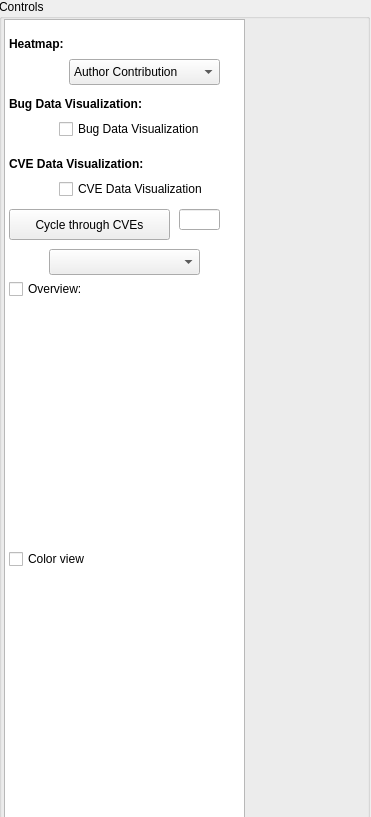
<?xml version="1.0" encoding="UTF-8"?>
<ui version="4.0">
 <class>Form</class>
 <widget class="QWidget" name="Form">
  <property name="geometry">
   <rect>
    <x>0</x>
    <y>0</y>
    <width>371</width>
    <height>817</height>
   </rect>
  </property>
  <property name="windowTitle">
   <string>Form</string>
  </property>
  <widget class="QWidget" name="horizontalLayoutWidget">
   <property name="geometry">
    <rect>
     <x>-1</x>
     <y>-1</y>
     <width>371</width>
     <height>821</height>
    </rect>
   </property>
   <layout class="QHBoxLayout" name="horizontalLayout">
    <item>
     <widget class="QGroupBox" name="groupBox">
      <property name="title">
       <string>Controls</string>
      </property>
      <widget class="QListView" name="listView">
       <property name="geometry">
        <rect>
         <x>5</x>
         <y>20</y>
         <width>241</width>
         <height>801</height>
        </rect>
       </property>
      </widget>
      <widget class="QComboBox" name="heatMap">
       <property name="geometry">
        <rect>
         <x>70</x>
         <y>60</y>
         <width>151</width>
         <height>26</height>
        </rect>
       </property>
       <item>
        <property name="text">
         <string>Author Contribution</string>
        </property>
       </item>
       <item>
        <property name="text">
         <string>countdeclmethodall</string>
        </property>
       </item>
       <item>
        <property name="text">
         <string>countdeclmethodprivate</string>
        </property>
       </item>
       <item>
        <property name="text">
         <string>countdeclmethodpublic</string>
        </property>
       </item>
       <item>
        <property name="text">
         <string>countdeclfunction</string>
        </property>
       </item>
       <item>
        <property name="text">
         <string>countlinecodeexe</string>
        </property>
       </item>
       <item>
        <property name="text">
         <string>countlinecomment</string>
        </property>
       </item>
       <item>
        <property name="text">
         <string>countlinecode</string>
        </property>
       </item>
       <item>
        <property name="text">
         <string>ratiocommenttocode</string>
        </property>
       </item>
       <item>
        <property name="text">
         <string>sumcyclomatic</string>
        </property>
       </item>
       <item>
        <property name="text">
         <string>CVE data vulnerabilities</string>
        </property>
       </item>
       <item>
        <property name="text">
         <string>Release dat</string>
        </property>
       </item>
      </widget>
      <widget class="QLabel" name="label_9">
       <property name="geometry">
        <rect>
         <x>10</x>
         <y>30</y>
         <width>61</width>
         <height>31</height>
        </rect>
       </property>
       <property name="text">
        <string>&lt;html&gt;&lt;head/&gt;&lt;body&gt;&lt;p&gt;&lt;span style=&quot; font-weight:600;&quot;&gt;Heatmap:&lt;/span&gt;&lt;/p&gt;&lt;/body&gt;&lt;/html&gt;</string>
       </property>
      </widget>
      <widget class="QCheckBox" name="Bugdata">
       <property name="geometry">
        <rect>
         <x>60</x>
         <y>120</y>
         <width>171</width>
         <height>20</height>
        </rect>
       </property>
       <property name="text">
        <string>Bug Data Visualization </string>
       </property>
      </widget>
      <widget class="QLabel" name="label_10">
       <property name="geometry">
        <rect>
         <x>10</x>
         <y>90</y>
         <width>171</width>
         <height>31</height>
        </rect>
       </property>
       <property name="text">
        <string>&lt;html&gt;&lt;head/&gt;&lt;body&gt;&lt;p&gt;&lt;span style=&quot; font-weight:600;&quot;&gt;Bug Data Visualization:&lt;/span&gt;&lt;/p&gt;&lt;/body&gt;&lt;/html&gt;</string>
       </property>
      </widget>
      <widget class="QCheckBox" name="CVEdata">
       <property name="geometry">
        <rect>
         <x>60</x>
         <y>180</y>
         <width>171</width>
         <height>20</height>
        </rect>
       </property>
       <property name="text">
        <string>CVE Data Visualization </string>
       </property>
      </widget>
      <widget class="QLabel" name="label_11">
       <property name="geometry">
        <rect>
         <x>10</x>
         <y>150</y>
         <width>171</width>
         <height>31</height>
        </rect>
       </property>
       <property name="text">
        <string>&lt;html&gt;&lt;head/&gt;&lt;body&gt;&lt;p&gt;&lt;span style=&quot; font-weight:600;&quot;&gt;CVE Data Visualization:&lt;/span&gt;&lt;/p&gt;&lt;/body&gt;&lt;/html&gt;</string>
       </property>
      </widget>
      <widget class="QPushButton" name="pushButton">
       <property name="geometry">
        <rect>
         <x>10</x>
         <y>210</y>
         <width>161</width>
         <height>31</height>
        </rect>
       </property>
       <property name="text">
        <string>Cycle through CVEs</string>
       </property>
      </widget>
      <widget class="QComboBox" name="CVEdataDropdown">
       <property name="geometry">
        <rect>
         <x>50</x>
         <y>250</y>
         <width>151</width>
         <height>26</height>
        </rect>
       </property>
      </widget>
      <widget class="QWidget" name="verticalLayoutWidget">
       <property name="geometry">
        <rect>
         <x>10</x>
         <y>300</y>
         <width>231</width>
         <height>241</height>
        </rect>
       </property>
       <layout class="QVBoxLayout" name="OverviewWidget"/>
      </widget>
      <widget class="QLineEdit" name="textData">
       <property name="geometry">
        <rect>
         <x>180</x>
         <y>210</y>
         <width>41</width>
         <height>21</height>
        </rect>
       </property>
      </widget>
      <widget class="QWidget" name="verticalLayoutWidget_2">
       <property name="geometry">
        <rect>
         <x>10</x>
         <y>570</y>
         <width>231</width>
         <height>241</height>
        </rect>
       </property>
       <layout class="QVBoxLayout" name="SpatialWidget"/>
      </widget>
      <widget class="QCheckBox" name="overView">
       <property name="geometry">
        <rect>
         <x>10</x>
         <y>280</y>
         <width>89</width>
         <height>20</height>
        </rect>
       </property>
       <property name="text">
        <string>Overview:</string>
       </property>
      </widget>
      <widget class="QCheckBox" name="colorView">
       <property name="geometry">
        <rect>
         <x>10</x>
         <y>550</y>
         <width>89</width>
         <height>20</height>
        </rect>
       </property>
       <property name="text">
        <string>Color view</string>
       </property>
      </widget>
     </widget>
    </item>
   </layout>
  </widget>
 </widget>
 <resources/>
 <connections/>
</ui>
